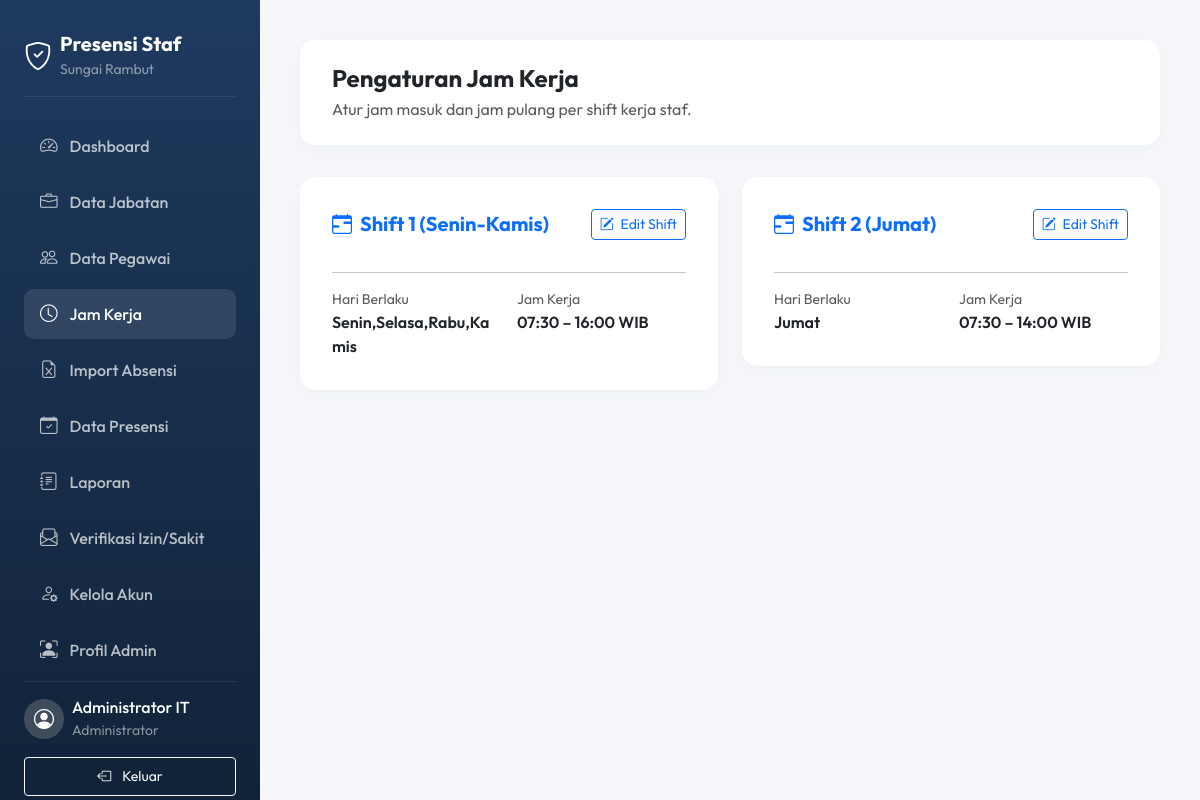
Page /admin/jam_kerja.php (signed in) on the committed database.
### tables this page shows
CREATE TABLE IF NOT EXISTS jam_kerja (
    id INT AUTO_INCREMENT PRIMARY KEY,
    nama_shift VARCHAR(50) NOT NULL,
    hari VARCHAR(100) NOT NULL,
    jam_masuk TIME NOT NULL,
    jam_pulang TIME NOT NULL
);

### admin/jam_kerja.php (the view, shortened to what this page needs)
<?php
require_once 'header.php';
$shifts = [];
try {
    $stmt = $pdo->query("SELECT * FROM jam_kerja ORDER BY id ASC");
    $shifts = $stmt->fetchAll();
} catch (PDOException $e) {
    $error = "Gagal memuat data shift kerja: " . $e->getMessage();
}
?>
<div class="page-header d-flex justify-content-between align-items-center">
    <div>
        <h4 class="fw-bold text-dark mb-1">Pengaturan Jam Kerja</h4>
        <p class="text-muted mb-0">Atur jam masuk dan jam pulang per shift kerja staf.</p>
    </div>
</div>
<div class="row g-4">
    <?php foreach ($shifts as $s): ?>
        <div class="col-md-6">
            <div class="card card-custom">
                <div class="d-flex justify-content-between align-items-center mb-3">
                    <h5 class="fw-bold text-primary mb-0"><i class="bi bi-calendar-range me-2"></i><?= htmlspecialchars($s['nama_shift']) ?></h5>
                    <button type="button" class="btn btn-sm btn-outline-primary"
                            data-bs-toggle="modal"
                            data-bs-target="#editShiftModal"
                            data-id="<?= $s['id'] ?>"
                            data-nama="<?= htmlspecialchars($s['nama_shift']) ?>"
                            data-hari="<?= htmlspecialchars($s['hari']) ?>"
                            data-masuk="<?= $s['jam_masuk'] ?>"
                            data-pulang="<?= $s['jam_pulang'] ?>">
                        <i class="bi bi-pencil-square me-1"></i> Edit Shift
                    </button>
                </div>
                <hr>
                <div class="row g-3">
                    <div class="col-6">
                        <div class="text-muted small">Hari Berlaku</div>
                        <div class="fw-semibold text-dark"><?= htmlspecialchars($s['hari']) ?></div>
                    </div>
                    <div class="col-6">
                        <div class="text-muted small">Jam Kerja</div>
                        <div class="fw-semibold text-dark">
                            <?= date('H:i', strtotime($s['jam_masuk'])) ?> – <?= date('H:i', strtotime($s['jam_pulang'])) ?> WIB
                        </div>
                    </div>
                </div>
            </div>
        </div>
    <?php endforeach; ?>
</div>
<?php require_once 'footer.php'; ?>

### admin/header.php (style rules this page uses)
:root { --primary-color: #1E3A5F; --secondary-bg: #F5F7FA; --text-dark: #2A3B50; --color-hadir: #2ECC71; --color-terlambat: #E67E22; --color-alpha: #E74C3C; }
body { font-family: 'Outfit', sans-serif; background-color: var(--secondary-bg); color: var(--text-dark); margin: 0; }
.page-header { background-color: #FFFFFF; border-radius: 15px; padding: 1.5rem 2rem; box-shadow: 0 4px 20px rgba(30, 58, 95, 0.03); margin-bottom: 2rem; }
.card-custom { background-color: #FFFFFF; border-radius: 16px; padding: 2rem; box-shadow: 0 4px 20px rgba(30, 58, 95, 0.03); border: none; margin-bottom: 1.5rem; }

### rows in the picture
jam_kerja: nama_shift "Shift 1 (Senin-Kamis)", hari "Senin,Selasa,Rabu,Kamis", jam_masuk "07:30", jam_pulang "16:00"
jam_kerja: nama_shift "Shift 2 (Jumat)", hari "Jumat", jam_masuk "07:30", jam_pulang "14:00"

### other values in the picture
$_SESSION['nama_lengkap'] "Administrator IT"
